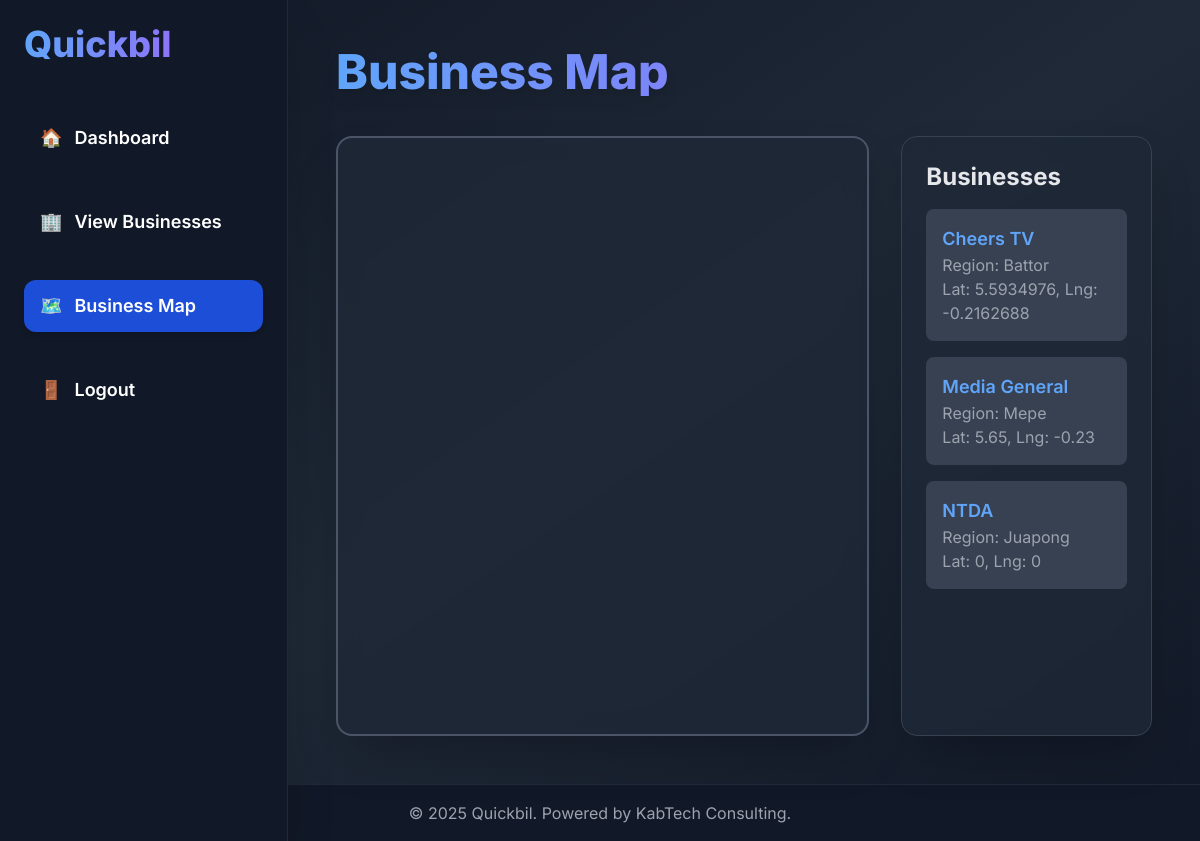
The page /pages/business_map.php (signed in) on the database its author committed.
### tables this page shows
CREATE TABLE `battor_businesses` (
  `account_number` varchar(20) NOT NULL,
  `business_name` varchar(100) DEFAULT NULL,
  `owner_name` varchar(100) DEFAULT NULL,
  `business_type` varchar(50) DEFAULT NULL,
  `telephone` varchar(20) DEFAULT NULL,
  `business_category` varchar(50) DEFAULT NULL,
  `location` varchar(100) DEFAULT NULL,
  `category` varchar(50) DEFAULT NULL,
  `old_fee` decimal(10,2) DEFAULT NULL,
  `previous_payment` decimal(10,2) DEFAULT NULL,
  `arrears` decimal(10,2) DEFAULT NULL,
  `current_fee` decimal(10,2) DEFAULT NULL,
  `amount_payable` decimal(10,2) DEFAULT NULL,
  `batch` varchar(20) DEFAULT NULL,
  `status` varchar(20) DEFAULT NULL,
  `digital_address` varchar(50) DEFAULT NULL,
  `year` int(11) DEFAULT NULL,
  `latitude` double DEFAULT NULL,
  `longitude` double DEFAULT NULL
);

CREATE TABLE `mepe_businesses` (
  `account_number` varchar(20) NOT NULL,
  `business_name` varchar(100) DEFAULT NULL,
  `owner_name` varchar(100) DEFAULT NULL,
  `business_type` varchar(50) DEFAULT NULL,
  `telephone` varchar(20) DEFAULT NULL,
  `business_category` varchar(50) DEFAULT NULL,
  `location` varchar(100) DEFAULT NULL,
  `category` varchar(50) DEFAULT NULL,
  `old_fee` decimal(10,2) DEFAULT NULL,
  `previous_payment` decimal(10,2) DEFAULT NULL,
  `arrears` decimal(10,2) DEFAULT NULL,
  `current_fee` decimal(10,2) DEFAULT NULL,
  `amount_payable` decimal(10,2) DEFAULT NULL,
  `batch` varchar(20) DEFAULT NULL,
  `status` varchar(20) DEFAULT NULL,
  `digital_address` varchar(50) DEFAULT NULL,
  `year` int(11) DEFAULT NULL,
  `latitude` double DEFAULT NULL,
  `longitude` double DEFAULT NULL
);

CREATE TABLE `juapong_businesses` (
  `account_number` varchar(20) NOT NULL,
  `business_name` varchar(100) DEFAULT NULL,
  `owner_name` varchar(100) DEFAULT NULL,
  `business_type` varchar(50) DEFAULT NULL,
  `telephone` varchar(20) DEFAULT NULL,
  `business_category` varchar(50) DEFAULT NULL,
  `location` varchar(100) DEFAULT NULL,
  `category` varchar(50) DEFAULT NULL,
  `old_fee` decimal(10,2) DEFAULT NULL,
  `previous_payment` decimal(10,2) DEFAULT NULL,
  `arrears` decimal(10,2) DEFAULT NULL,
  `current_fee` decimal(10,2) DEFAULT NULL,
  `amount_payable` decimal(10,2) DEFAULT NULL,
  `batch` varchar(20) DEFAULT NULL,
  `status` varchar(20) DEFAULT NULL,
  `digital_address` varchar(50) DEFAULT NULL,
  `year` int(11) DEFAULT NULL,
  `latitude` double DEFAULT NULL,
  `longitude` double DEFAULT NULL
);

### pages/business_map.php (the view, shortened to what this page needs)
<?php
include '../includes/config.php';
$businesses = [];
$tables = ['battor_businesses', 'mepe_businesses', 'juapong_businesses'];
$regions = ['Battor', 'Mepe', 'Juapong'];
foreach ($tables as $index => $table) {
    $region = $regions[$index];
    $result = $conn->query("SELECT business_name, latitude, longitude FROM $table WHERE latitude IS NOT NULL AND longitude IS NOT NULL");
    if ($result) {
        while ($row = $result->fetch_assoc()) {
            $row['region'] = $region;
            $businesses[] = $row;
        }
    } else {
        error_log("Error fetching businesses from $table: " . $conn->error);
    }
}
?>
<!DOCTYPE html>
<html lang="en">
<head>
    <link rel="stylesheet" href="../assets/css/style.css">
    <script src="https://cdn.tailwindcss.com"></script>
</head>
<body class="bg-gradient-to-br from-gray-900 via-gray-800 to-gray-900 text-white min-h-screen font-inter">
    <div class="flex">
        <div class="bg-gray-900 w-72 p-6 fixed h-full shadow-2xl border-r border-gray-800">
            <h2 class="text-4xl font-extrabold text-transparent bg-clip-text bg-gradient-to-r from-blue-400 to-purple-500 mb-12">Quickbil</h2>
            <nav class="space-y-8">
                <a href="<?php echo $_SESSION['role'] === 'Admin' ? 'dashboard_admin.php' : ($_SESSION['role'] === 'Finance' ? 'dashboard_finance.php' : 'dashboard_budget.php'); ?>" class="flex items-center py-3 px-4 hover:bg-gray-800 rounded-xl transition duration-300 text-lg font-semibold">
                    <span class="mr-3">🏠</span> Dashboard
                </a>
                <a href="business_view.php" class="flex items-center py-3 px-4 hover:bg-gray-800 rounded-xl transition duration-300 text-lg font-semibold">
                    <span class="mr-3">🏢</span> View Businesses
                </a>
                <a href="#" class="flex items-center py-3 px-4 bg-blue-700 rounded-xl hover:bg-blue-800 transition duration-300 text-lg font-semibold shadow-md">
                    <span class="mr-3">🗺️</span> Business Map
                </a>
                <a href="../index.php" class="flex items-center py-3 px-4 hover:bg-gray-800 rounded-xl transition duration-300 text-lg font-semibold">
                    <span class="mr-3">🚪</span> Logout
                </a>
            </nav>
        </div>
        <div class="flex-1 p-12 ml-72">
            <h1 class="text-5xl font-extrabold text-transparent bg-clip-text bg-gradient-to-r from-blue-400 to-purple-500 mb-10 drop-shadow-lg">Business Map</h1>
            <div class="grid grid-cols-1 md:grid-cols-3 gap-8">
                <div class="md:col-span-2">
                    <div id="map" class="bg-gray-800 bg-opacity-80 backdrop-blur-md rounded-2xl shadow-2xl border border-gray-700"></div>
                </div>
                <div class="bg-gray-800 bg-opacity-80 backdrop-blur-md p-6 rounded-2xl shadow-2xl border border-gray-700 business-list">
                    <h3 class="text-2xl font-bold text-gray-200 mb-4">Businesses</h3>
                    <ul class="space-y-4">
                        <?php foreach ($businesses as $business): ?>
                            <li class="p-4 bg-gray-700 rounded-lg hover:bg-gray-600 transition duration-300">
                                <p class="text-lg font-semibold text-blue-400"><?php echo htmlspecialchars($business['business_name']); ?></p>
                                <p class="text-gray-400">Region: <?php echo htmlspecialchars($business['region']); ?></p>
                                <p class="text-gray-400">Lat: <?php echo htmlspecialchars($business['latitude']); ?>, Lng: <?php echo htmlspecialchars($business['longitude']); ?></p>
                            </li>
                        <?php endforeach; ?>
                    </ul>
                </div>
            </div>
        </div>
    </div>
    <footer class="bg-gray-900 border-t border-gray-800 p-4 text-center text-gray-400">
        <p>© <?php echo date('Y'); ?> Quickbil. Powered by KabTech Consulting.</p>
    </footer>
</body>
</html>

### assets/css/style.css (style rules this page uses)
* { margin: 0; padding: 0; box-sizing: border-box; }
body { font-family: 'Inter', sans-serif; background: linear-gradient(135deg, #1a202c, #2d3748, #1a202c); color: #e5e7eb; min-height: 100vh; }
footer { background: #1a202c; border-top: 1px solid #2d3748; padding: 1rem; text-align: center; color: #a0aec0; }

### pages/business_map.php (style rules this page uses)
#map { height: 600px; width: 100%; border-radius: 1rem; border: 2px solid #4A5568; }
.business-list { max-height: 600px; overflow-y: auto; }

### rows shown on the page
battor_businesses: business_name "Cheers TV", region "Battor", latitude "5.5934976", longitude "-0.2162688"
mepe_businesses: business_name "Media General", region "Mepe", latitude "5.65", longitude "-0.23"
juapong_businesses: business_name "NTDA", region "Juapong", latitude "0", longitude "0"
